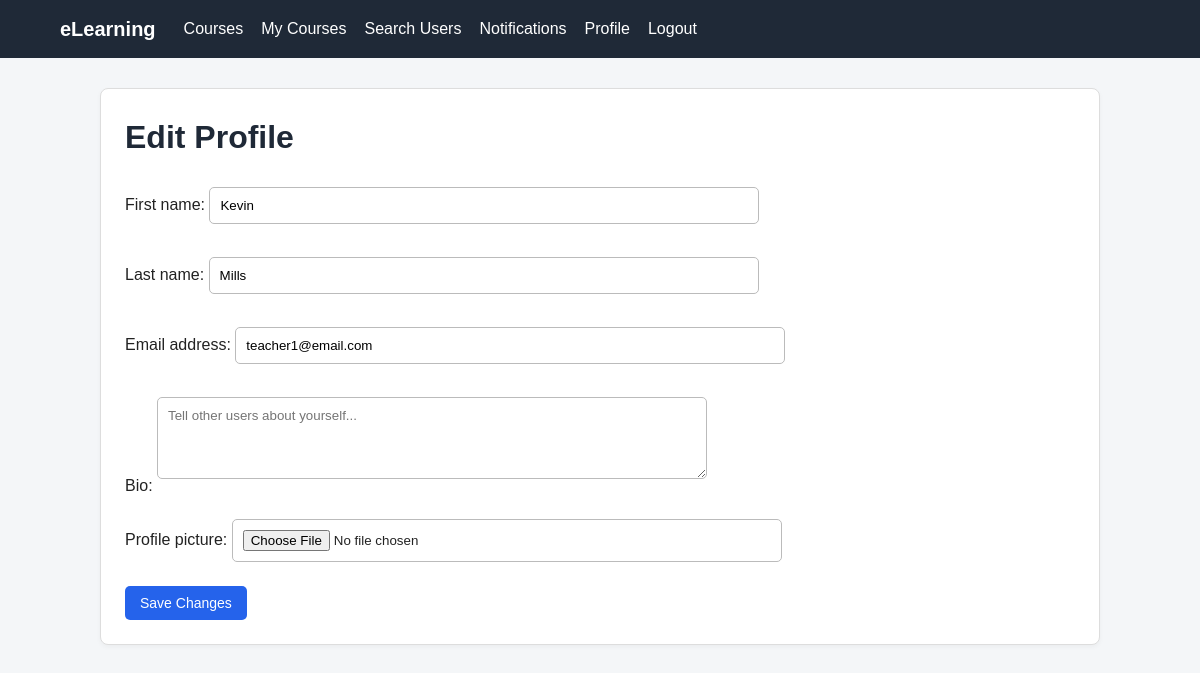
The page /accounts/profile/edit/ (signed in) on the database its author committed.
### accounts/models.py (models this page shows)
class User(AbstractUser):
    class Role(models.TextChoices):
        STUDENT = "STUDENT", "Student"
        TEACHER = "TEACHER", "Teacher"
    role = models.CharField(
        max_length=10,
        choices=Role.choices,
        default=Role.STUDENT
    )
    bio = models.TextField(
        blank=True,
        max_length=500
    )
    profile_picture = models.ImageField(
        upload_to="profile_pictures/",
        blank=True,
        null=True
    )

### accounts/views.py (the view)
@login_required
def edit_profile(request):
    if request.method == 'POST':
        form = ProfileUpdateForm(
            request.POST,
            request.FILES,
            instance=request.user
        )
        if form.is_valid():
            form.save()
            return redirect(
                'profile',
                user_id=request.user.id
            )
    else:
        form = ProfileUpdateForm(
            instance=request.user
        )
    return render(
        request,
        'accounts/edit_profile.html',
        {
            'form': form,
        }
    )

### accounts/forms.py
class ProfileUpdateForm(forms.ModelForm):
    class Meta:
        model = User
        fields = (
            'first_name',
            'last_name',
            'email',
            'bio',
            'profile_picture',
        )
        widgets = {
            'bio': forms.Textarea(
                attrs={
                    'rows': 4,
                    'placeholder': 'Tell other users about yourself...'
                }
            )
        }

### accounts/templates/accounts/edit_profile.html (shortened to what this page needs)
{% extends 'base.html' %}
{% block content %}
<div class="card">
    <h1>Edit Profile</h1>
    <form
        method="post"
        enctype="multipart/form-data"
    >
        {{ form.as_p }}
        <button type="submit">
            Save Changes
        </button>
    </form>
</div>
{% endblock %}

### accounts/static/css/style.css (style rules this page uses)
* { box-sizing: border-box; }
body { margin: 0; font-family: Arial, Helvetica, sans-serif; background-color: #f4f6f8; color: #222; line-height: 1.5; }
.card { background-color: white; padding: 24px; margin-bottom: 20px; border-radius: 8px; border: 1px solid #ddd; box-shadow: 0 2px 5px rgba(0, 0, 0, 0.04); }
h1, h2, h3 { margin-top: 0; color: #1f2937; }
.button, button { display: inline-block; background-color: #2563eb; color: white; border: none; border-radius: 5px; padding: 9px 15px; text-decoration: none; cursor: pointer; font-size: 14px; }
input, textarea, select { width: 100%; max-width: 550px; padding: 10px; border: 1px solid #bbb; border-radius: 5px; margin-top: 5px; margin-bottom: 12px; font-family: inherit; }
form p { margin-bottom: 12px; }

### rows shown on the page
User: first_name "Kevin", last_name "Mills", email "teacher1@email.com"
